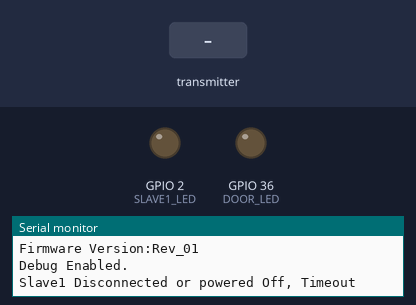
Simulated run of this program. Board: ESP32. Parts: output pins drawn as LEDs (lit = HIGH), the last lines printed to the serial monitor. The inputs (shaded band) are chosen by the test bench. No radio packets arrive unless stated.

Above: at 1.2 s.
1.3 s: the transmitter starts sending id = 1
At 2.3 s:
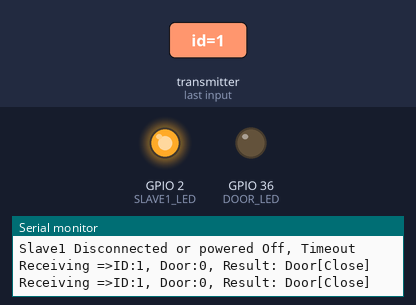
Timing chart, 0 to 4.3 s (numbered marks = the images above; inputs shaded):
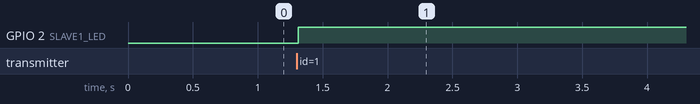

Measured:
- after the input at 1.3 s, GPIO 2 (SLAVE1_LED): LOW → HIGH at once

The program:

main.cpp
```cpp
#define DEBUG_ENABLE

#define ARDUINO_UNO
// #define ARDUINO_NANO
// #define ESP8266

/********************************************************************/

#include <SPI.h>
#include <nRF24L01.h>
#include <RF24.h>
#include <Arduino_FreeRTOS.h>

#if defined(ARDUINO_UNO) || defined(ARDUINO_NANO)
#define CE 9
#define CSN 10
#define DOOR_LED A0
#define SLAVE1_LED 2
#elif defined(ESP8266)
#define CE 6
#define CSN 7
#endif

#if defined DEBUG_ENABLE
#define PRINT(x) Serial.print(x);
#define PRINTLN(x) Serial.println(x);
#else
#define PRINT(x) ;
#define PRINTLN(x) ;
#endif

RF24 radio(CE, CSN);  // CE, CSN

// Define addresses (must be 3-5 bytes)
const byte myAddress[6] = "10000";      // Common TX
const byte slave1Address[6] = "10001";  // Door sensor RX

void Slave1_Task(void *pvParameters);
void Process_Task(void *pvParameters);

bool doorState = false;
bool slave1_isConnected = false;

struct slave1{
 int id;
 int door;
};

const char* firmwareVersion = "Rev_01";

void setup() {
  Serial.begin(9600);
  Serial.println("Firmware Version:" + String(firmwareVersion));

#if defined DEBUG_ENABLE
  Serial.println("Debug Enabled.");
#else
  Serial.println("Debug Disabled.");
#endif

  radio.begin();
  radio.setPALevel(RF24_PA_LOW);
  radio.openWritingPipe(slave1Address);  // Address to write to
  radio.openReadingPipe(1, myAddress);   // Address to read from

  // Create the FreeRTOS task
  xTaskCreate(Slave1_Task, "Slave1_Task", 512, NULL, 2, NULL);
  xTaskCreate(Process_Task, "Process_Task", 255, NULL, 1, NULL);
}

void loop() {
  // Main loop is empty as tasks handle everything
}

void Process_Task(void *pvParameters) {
  pinMode(DOOR_LED, OUTPUT);
  pinMode(SLAVE1_LED, OUTPUT);

  while (1) {
    if (doorState) {
      digitalWrite(DOOR_LED, HIGH);
      // PRINTLN("Led ON");
    } else {
      digitalWrite(DOOR_LED, LOW);
      // PRINTLN("Led OFF");
    }

    if (slave1_isConnected) {
      digitalWrite(SLAVE1_LED, HIGH);
      // PRINTLN("Slave1 Connected");
    } else {
      digitalWrite(SLAVE1_LED, LOW);
      // PRINTLN("Slave1 Disconnected");
    }

    vTaskDelay(50 / portTICK_PERIOD_MS);
  }
}

void Slave1_Task(void *pvParameters) {

  while (1) {

    // Start listening for a response
    radio.startListening();

    // Wait for a response with a timeout
    unsigned long startTime = millis();
    bool timeout = false;

    while (!radio.available()) {
      if (millis() - startTime > 500) {  // Timeout after 200ms
        timeout = true;
        break;
      }
    }

    if (!timeout) {
      // int receiveData = 0;
      struct slave1 receiveSlave1Data;

      radio.read(&receiveSlave1Data, sizeof(receiveSlave1Data));  // Read incoming data
      PRINT("Receiving =>");
      PRINT("ID:")
      PRINT(receiveSlave1Data.id);
      PRINT(", Door:")
      PRINT(receiveSlave1Data.door);
      PRINT(", Result: Door");
      PRINTLN((receiveSlave1Data.door == 1) ? "[Open]" : "[Close]");

       if (receiveSlave1Data.door == 1) {
        doorState = true;
      }else{
        doorState = false;
      }
      // If data received, delay before next cycle
      if (receiveSlave1Data.id != 0) {
        slave1_isConnected = true;
        vTaskDelay(300 / portTICK_PERIOD_MS);
      }
    } else {
      PRINTLN("Slave1 Disconnected or powered Off, Timeout");
      slave1_isConnected = false;
    }

    // Delay before the next iteration
    vTaskDelay(500 / portTICK_PERIOD_MS);
  }
}
```
